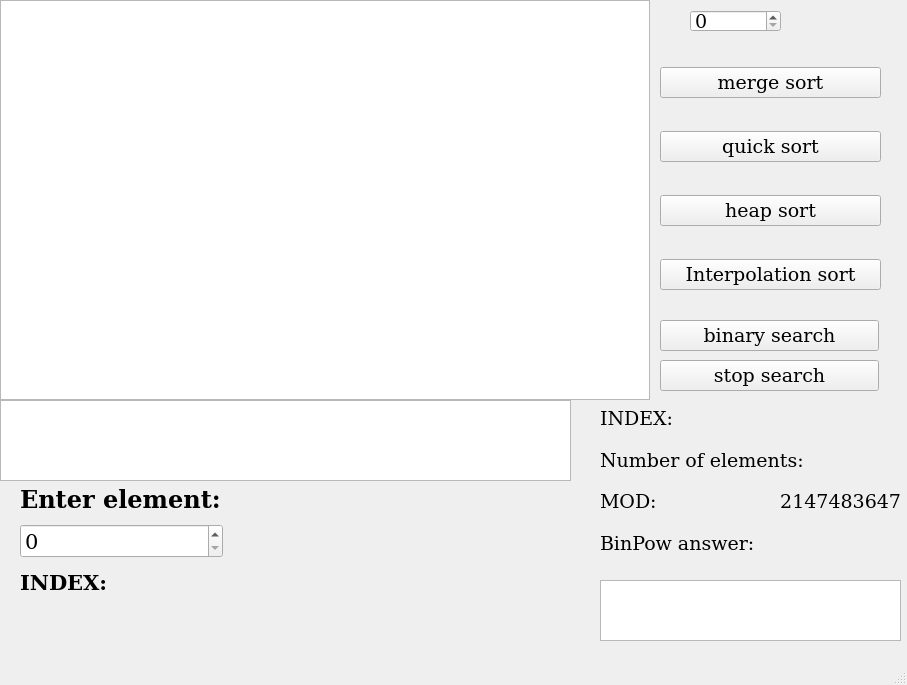
<?xml version="1.0" encoding="UTF-8"?>
<ui version="4.0">
 <class>MainWindow</class>
 <widget class="QMainWindow" name="MainWindow">
  <property name="geometry">
   <rect>
    <x>0</x>
    <y>0</y>
    <width>907</width>
    <height>685</height>
   </rect>
  </property>
  <property name="windowTitle">
   <string>MainWindow</string>
  </property>
  <widget class="QWidget" name="centralwidget">
   <widget class="QGraphicsView" name="graphicsView">
    <property name="geometry">
     <rect>
      <x>0</x>
      <y>0</y>
      <width>650</width>
      <height>400</height>
     </rect>
    </property>
   </widget>
   <widget class="QSpinBox" name="numberofelemspin">
    <property name="geometry">
     <rect>
      <x>690</x>
      <y>10</y>
      <width>91</width>
      <height>22</height>
     </rect>
    </property>
    <property name="font">
     <font>
      <family>DejaVu Serif</family>
      <pointsize>14</pointsize>
     </font>
    </property>
    <property name="maximum">
     <number>300</number>
    </property>
    <property name="value">
     <number>0</number>
    </property>
   </widget>
   <widget class="QTextEdit" name="textEdit">
    <property name="geometry">
     <rect>
      <x>0</x>
      <y>400</y>
      <width>571</width>
      <height>81</height>
     </rect>
    </property>
   </widget>
   <widget class="QWidget" name="verticalLayoutWidget">
    <property name="geometry">
     <rect>
      <x>20</x>
      <y>480</y>
      <width>203</width>
      <height>121</height>
     </rect>
    </property>
    <layout class="QVBoxLayout" name="verticalLayout">
     <item>
      <widget class="QLabel" name="label">
       <property name="font">
        <font>
         <family>DejaVu Serif</family>
         <pointsize>18</pointsize>
         <bold>true</bold>
        </font>
       </property>
       <property name="text">
        <string>Enter element:</string>
       </property>
      </widget>
     </item>
     <item>
      <widget class="QSpinBox" name="spinBox">
       <property name="font">
        <font>
         <family>DejaVu Serif</family>
         <pointsize>16</pointsize>
        </font>
       </property>
       <property name="maximum">
        <number>1000000</number>
       </property>
      </widget>
     </item>
     <item>
      <layout class="QHBoxLayout" name="horizontalLayout">
       <item>
        <widget class="QLabel" name="label_2">
         <property name="font">
          <font>
           <family>DejaVu Serif</family>
           <pointsize>16</pointsize>
           <bold>true</bold>
          </font>
         </property>
         <property name="text">
          <string>INDEX:</string>
         </property>
        </widget>
       </item>
       <item>
        <widget class="QLabel" name="indexlabel">
         <property name="font">
          <font>
           <family>DejaVu Serif</family>
           <pointsize>16</pointsize>
          </font>
         </property>
         <property name="text">
          <string/>
         </property>
        </widget>
       </item>
      </layout>
     </item>
    </layout>
   </widget>
   <widget class="QWidget" name="verticalLayoutWidget_2">
    <property name="geometry">
     <rect>
      <x>600</x>
      <y>400</y>
      <width>301</width>
      <height>161</height>
     </rect>
    </property>
    <layout class="QVBoxLayout" name="verticalLayout_2">
     <item>
      <layout class="QHBoxLayout" name="horizontalLayout_5">
       <item>
        <widget class="QLabel" name="label_4">
         <property name="font">
          <font>
           <family>DejaVu Serif</family>
           <pointsize>14</pointsize>
           <bold>false</bold>
          </font>
         </property>
         <property name="text">
          <string>INDEX:</string>
         </property>
        </widget>
       </item>
       <item>
        <widget class="QLabel" name="indexeloutput">
         <property name="font">
          <font>
           <family>DejaVu Serif</family>
           <pointsize>14</pointsize>
          </font>
         </property>
         <property name="text">
          <string/>
         </property>
         <property name="alignment">
          <set>Qt::AlignRight|Qt::AlignTrailing|Qt::AlignVCenter</set>
         </property>
        </widget>
       </item>
      </layout>
     </item>
     <item>
      <layout class="QHBoxLayout" name="horizontalLayout_4">
       <item>
        <widget class="QLabel" name="label_3">
         <property name="font">
          <font>
           <family>DejaVu Serif</family>
           <pointsize>14</pointsize>
          </font>
         </property>
         <property name="text">
          <string>Number of elements:</string>
         </property>
        </widget>
       </item>
       <item>
        <widget class="QLabel" name="numbereloutput">
         <property name="font">
          <font>
           <family>DejaVu Serif</family>
           <pointsize>14</pointsize>
          </font>
         </property>
         <property name="text">
          <string/>
         </property>
         <property name="alignment">
          <set>Qt::AlignRight|Qt::AlignTrailing|Qt::AlignVCenter</set>
         </property>
        </widget>
       </item>
      </layout>
     </item>
     <item>
      <layout class="QHBoxLayout" name="horizontalLayout_2">
       <item>
        <widget class="QLabel" name="label_5">
         <property name="font">
          <font>
           <family>DejaVu Serif</family>
           <pointsize>14</pointsize>
          </font>
         </property>
         <property name="text">
          <string>MOD:</string>
         </property>
        </widget>
       </item>
       <item>
        <widget class="QLabel" name="label_7">
         <property name="font">
          <font>
           <family>DejaVu Serif</family>
           <pointsize>14</pointsize>
          </font>
         </property>
         <property name="text">
          <string>2147483647</string>
         </property>
         <property name="alignment">
          <set>Qt::AlignRight|Qt::AlignTrailing|Qt::AlignVCenter</set>
         </property>
        </widget>
       </item>
      </layout>
     </item>
     <item>
      <layout class="QHBoxLayout" name="horizontalLayout_6">
       <item>
        <widget class="QLabel" name="label_6">
         <property name="font">
          <font>
           <family>DejaVu Serif</family>
           <pointsize>14</pointsize>
          </font>
         </property>
         <property name="text">
          <string>BinPow answer:</string>
         </property>
         <property name="alignment">
          <set>Qt::AlignLeading|Qt::AlignLeft|Qt::AlignVCenter</set>
         </property>
        </widget>
       </item>
      </layout>
     </item>
    </layout>
   </widget>
   <widget class="QWidget" name="verticalLayoutWidget_3">
    <property name="geometry">
     <rect>
      <x>660</x>
      <y>40</y>
      <width>221</width>
      <height>281</height>
     </rect>
    </property>
    <layout class="QVBoxLayout" name="verticalLayout_3">
     <item>
      <widget class="QPushButton" name="mergesortbut">
       <property name="font">
        <font>
         <family>DejaVu Serif</family>
         <pointsize>14</pointsize>
        </font>
       </property>
       <property name="text">
        <string>merge sort</string>
       </property>
      </widget>
     </item>
     <item>
      <widget class="QPushButton" name="quicksortbut">
       <property name="font">
        <font>
         <family>DejaVu Serif</family>
         <pointsize>14</pointsize>
        </font>
       </property>
       <property name="text">
        <string>quick sort</string>
       </property>
      </widget>
     </item>
     <item>
      <widget class="QPushButton" name="heapsortbut">
       <property name="font">
        <font>
         <family>DejaVu Serif</family>
         <pointsize>14</pointsize>
        </font>
       </property>
       <property name="text">
        <string>heap sort</string>
       </property>
      </widget>
     </item>
     <item>
      <widget class="QPushButton" name="interpolationsortbut">
       <property name="font">
        <font>
         <family>DejaVu Serif</family>
         <pointsize>14</pointsize>
        </font>
       </property>
       <property name="text">
        <string>Interpolation sort</string>
       </property>
      </widget>
     </item>
    </layout>
   </widget>
   <widget class="QPushButton" name="searchbut">
    <property name="geometry">
     <rect>
      <x>660</x>
      <y>320</y>
      <width>219</width>
      <height>31</height>
     </rect>
    </property>
    <property name="font">
     <font>
      <family>DejaVu Serif</family>
      <pointsize>14</pointsize>
     </font>
    </property>
    <property name="text">
     <string>binary search</string>
    </property>
   </widget>
   <widget class="QPushButton" name="stopsearchbut">
    <property name="geometry">
     <rect>
      <x>660</x>
      <y>360</y>
      <width>219</width>
      <height>31</height>
     </rect>
    </property>
    <property name="font">
     <font>
      <family>DejaVu Serif</family>
      <pointsize>14</pointsize>
     </font>
    </property>
    <property name="text">
     <string>stop search</string>
    </property>
   </widget>
   <widget class="QTextEdit" name="BinPowanswer">
    <property name="geometry">
     <rect>
      <x>600</x>
      <y>580</y>
      <width>301</width>
      <height>61</height>
     </rect>
    </property>
    <property name="font">
     <font>
      <family>DejaVu Serif</family>
      <pointsize>14</pointsize>
     </font>
    </property>
   </widget>
   <zorder>searchbut</zorder>
   <zorder>graphicsView</zorder>
   <zorder>numberofelemspin</zorder>
   <zorder>textEdit</zorder>
   <zorder>verticalLayoutWidget</zorder>
   <zorder>verticalLayoutWidget_2</zorder>
   <zorder>verticalLayoutWidget_3</zorder>
   <zorder>stopsearchbut</zorder>
   <zorder>BinPowanswer</zorder>
  </widget>
  <widget class="QMenuBar" name="menubar">
   <property name="geometry">
    <rect>
     <x>0</x>
     <y>0</y>
     <width>907</width>
     <height>22</height>
    </rect>
   </property>
  </widget>
  <widget class="QStatusBar" name="statusbar"/>
 </widget>
 <resources/>
 <connections/>
</ui>
